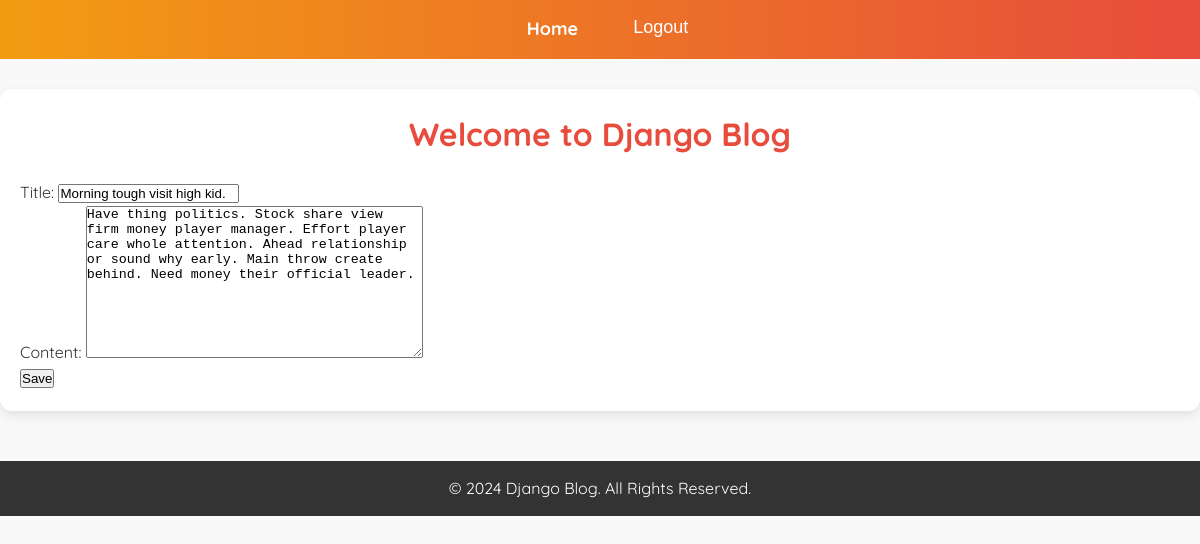
The page /post/4/update/ (signed in) on the database its author committed.
### blog/models.py (models this page shows, shortened)
class Post(models.Model):
    title = models.CharField(max_length=100)
    content = models.TextField()
    published_date = models.DateTimeField(auto_now_add=True)
    author = models.ForeignKey(User, on_delete=models.CASCADE)

### blog/views.py (the view, shortened to what this page needs)
# urls.py: path('post/<int:pk>/update/', PostUpdateView.as_view(), name='post-update'),
class PostUpdateView(LoginRequiredMixin, UserPassesTestMixin, UpdateView):
    model = Post
    fields = ['title', 'content']
    template_name = 'blog/post_form.html'
    def test_func(self):
        post = self.get_object()
        return self.request.user == post.author  # Ensure only the author can update the post

### blog/templates/blog/post_form.html (shortened to what this page needs)
{% extends 'blog/base.html' %}
{% block content %}
<form method="post">
    {{ form.as_p }}
    <button type="submit">Save</button>
</form>
{% endblock %}

### blog/static/css/styles.css (style rules this page uses)
* { margin: 0; padding: 0; box-sizing: border-box; }
body { font-family: Arial, sans-serif; background-color: #f9f9f9; color: #333; }

### blog/templates/blog/base.html (style rules this page uses)
* { margin: 0; padding: 0; box-sizing: border-box; }
body { font-family: 'Quicksand', sans-serif; background-color: #f9f9f9; color: #333; line-height: 1.6; }

### rows shown on the page
Post: title "Morning tough visit high kid.", content "Have thing politics. Stock share view firm money player manager. Effort player care whole attention. Ahead relationship or sound why early. Main throw create behind. Need money their official leader."
